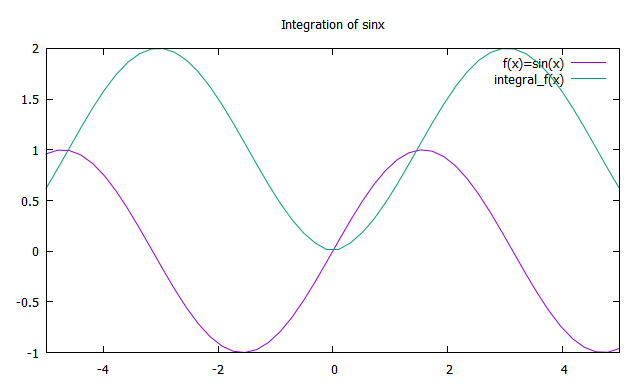

Write the gnuplot code that produced this figure.
f(x) = sin(x)
delta = 0.2
integral_f(x) = (x>0)?integral1a(x):-integral1b(x)
integral1a(x) = (x<=0)?0:(integral1a(x-delta)+delta*f(x))
integral1b(x) = (x>=0)?0:(integral1b(x+delta)+delta*f(x))
# integral2_f(x,y) takes two variables; x is the lower limit, and y the upper.
# claculate the integral of function f(t) from x to y
integral2_f(x,y) = (xy)?0:(integral2(x+delta,y)+delta*f(x))

set autoscale
set title "Integration of sinx"
set samples 50

plot [-5:5] f(x) title "f(x)=sin(x)", integral_f(x)
